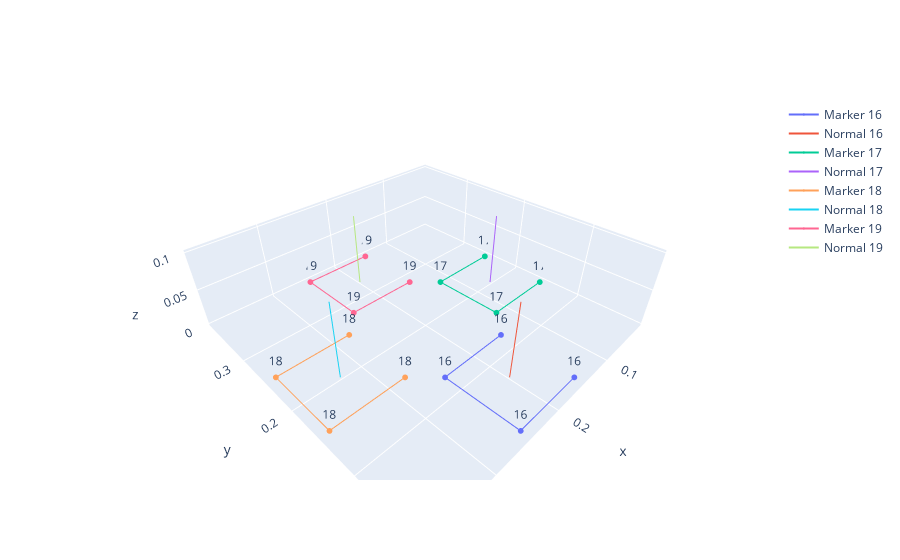

Write notebook code for a chart like this one.
### Code cell
markers_3d = [ArUcoMarker3D.from_2d(m) for m in markers]
fig = go.Figure()
for m in markers_3d:
    fig.add_trace(
        go.Scatter3d(
            x=m.corners[:, 0],
            y=m.corners[:, 1],
            z=m.corners[:, 2],
            mode="lines+markers+text",
            marker=dict(size=2),
            line=dict(width=2),
            textposition="top center",
            text=m.id,
            name=f"Marker {m.id}",
        )
    )
    n = m.normal(0.1)
    fig.add_trace(
        go.Scatter3d(
            x=n[:, 0],
            y=n[:, 1],
            z=n[:, 2],
            mode="lines",
            line=dict(width=2),
            name=f"Normal {m.id}",
        )
    )
# note that the Y axis is reversed
fig.update_layout(scene=dict(yaxis_autorange="reversed"))
fig.show()

### Figure 1 — Plotly figure (JSON) as saved in the notebook; plotly's stock layout.template omitted (floating-point values rounded to 4 significant figures)
{"data": [{"line": {"width": 2}, "marker": {"size": 2}, "mode": "lines+markers+text", "name": "Marker 16", "text": "16", "textposition": "top center", "type": "scatter3d", "x": [0.152, 0.249, 0.249, 0.152], "y": [0.025, 0.025, 0.122, 0.122], "z": [0, 0, 0, 0]}, {"line": {"width": 2}, "mode": "lines", "name": "Normal 16", "type": "scatter3d", "x": [0.2005, 0.2005], "y": [0.0735, 0.0735], "z": [0, 0.1]}, {"line": {"width": 2}, "marker": {"size": 2}, "mode": "lines+markers+text", "name": "Marker 17", "text": "17", "textposition": "top center", "type": "scatter3d", "x": [0.025, 0.122, 0.122, 0.025], "y": [0.152, 0.152, 0.249, 0.249], "z": [0, 0, 0, 0]}, {"line": {"width": 2}, "mode": "lines", "name": "Normal 17", "type": "scatter3d", "x": [0.0735, 0.0735], "y": [0.2005, 0.2005], "z": [0, 0.1]}, {"line": {"width": 2}, "marker": {"size": 2}, "mode": "lines+markers+text", "name": "Marker 18", "text": "18", "textposition": "top center", "type": "scatter3d", "x": [0.279, 0.376, 0.376, 0.279], "y": [0.152, 0.152, 0.249, 0.249], "z": [0, 0, 0, 0]}, {"line": {"width": 2}, "mode": "lines", "name": "Normal 18", "type": "scatter3d", "x": [0.3275, 0.3275], "y": [0.2005, 0.2005], "z": [0, 0.1]}, {"line": {"width": 2}, "marker": {"size": 2}, "mode": "lines+markers+text", "name": "Marker 19", "text": "19", "textposition": "top center", "type": "scatter3d", "x": [0.152, 0.249, 0.249, 0.152], "y": [0.279, 0.279, 0.376, 0.376], "z": [0, 0, 0, 0]}, {"line": {"width": 2}, "mode": "lines", "name": "Normal 19", "type": "scatter3d", "x": [0.2005, 0.2005], "y": [0.3275, 0.3275], "z": [0, 0.1]}], "layout": {"scene": {"yaxis": {"autorange": "reversed"}}}}
